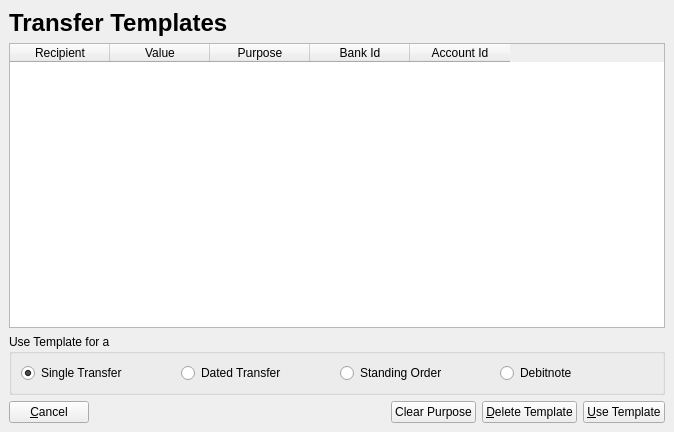
<ui version="4.0" >
 <class>GuiTransferTemplates</class>
 <widget class="QWidget" name="GuiTransferTemplates" >
  <property name="geometry" >
   <rect>
    <x>0</x>
    <y>0</y>
    <width>674</width>
    <height>432</height>
   </rect>
  </property>
  <property name="windowTitle" >
   <string>Transfer Templates</string>
  </property>
  <layout class="QVBoxLayout" >
   <property name="spacing" >
    <number>6</number>
   </property>
   <property name="margin" >
    <number>9</number>
   </property>
   <item>
    <widget class="QLabel" name="textLabel1" >
     <property name="text" >
      <string>&lt;h1>Transfer Templates&lt;/h1></string>
     </property>
     <property name="wordWrap" >
      <bool>false</bool>
     </property>
     <property name="margin" >
      <number>2</number>
     </property>
    </widget>
   </item>
   <item>
    <widget class="QTableWidget" name="tableWidget" >
     <property name="selectionMode" >
      <enum>QAbstractItemView::SingleSelection</enum>
     </property>
     <property name="selectionBehavior" >
      <enum>QAbstractItemView::SelectRows</enum>
     </property>
     <column>
      <property name="text" >
       <string>Recipient</string>
      </property>
     </column>
     <column>
      <property name="text" >
       <string>Value</string>
      </property>
     </column>
     <column>
      <property name="text" >
       <string>Purpose</string>
      </property>
     </column>
     <column>
      <property name="text" >
       <string>Bank Id</string>
      </property>
     </column>
     <column>
      <property name="text" >
       <string>Account Id</string>
      </property>
     </column>
    </widget>
   </item>
   <item>
    <widget class="QGroupBox" name="groupBoxButtons" >
     <property name="focusPolicy" >
      <enum>Qt::TabFocus</enum>
     </property>
     <property name="title" >
      <string>Use Template for a</string>
     </property>
     <layout class="QHBoxLayout" >
      <property name="spacing" >
       <number>6</number>
      </property>
      <property name="margin" >
       <number>9</number>
      </property>
      <item>
       <widget class="QRadioButton" name="radioButtonSingleTransfer" >
        <property name="text" >
         <string>Single Transfer</string>
        </property>
        <property name="checked" >
         <bool>true</bool>
        </property>
       </widget>
      </item>
      <item>
       <widget class="QRadioButton" name="radioButtonDatedTransfer" >
        <property name="text" >
         <string>Dated Transfer</string>
        </property>
       </widget>
      </item>
      <item>
       <widget class="QRadioButton" name="radioButtonStandingOrder" >
        <property name="text" >
         <string>Standing Order</string>
        </property>
       </widget>
      </item>
      <item>
       <widget class="QRadioButton" name="radioButtonDebitNote" >
        <property name="text" >
         <string>Debitnote</string>
        </property>
       </widget>
      </item>
     </layout>
    </widget>
   </item>
   <item>
    <layout class="QHBoxLayout" >
     <property name="spacing" >
      <number>6</number>
     </property>
     <property name="margin" >
      <number>0</number>
     </property>
     <item>
      <widget class="QPushButton" name="buttonCancel" >
       <property name="text" >
        <string>&amp;Cancel</string>
       </property>
       <property name="shortcut" >
        <string>Alt+C</string>
       </property>
      </widget>
     </item>
     <item>
      <spacer>
       <property name="orientation" >
        <enum>Qt::Horizontal</enum>
       </property>
       <property name="sizeType" >
        <enum>QSizePolicy::Expanding</enum>
       </property>
       <property name="sizeHint" stdset="0" >
        <size>
         <width>1</width>
         <height>21</height>
        </size>
       </property>
      </spacer>
     </item>
     <item>
      <widget class="QPushButton" name="buttonClearPurpose" >
       <property name="text" >
        <string>Clear Purpose</string>
       </property>
      </widget>
     </item>
     <item>
      <widget class="QPushButton" name="buttonDelete" >
       <property name="text" >
        <string>&amp;Delete Template</string>
       </property>
       <property name="shortcut" >
        <string>Alt+D</string>
       </property>
      </widget>
     </item>
     <item>
      <widget class="QPushButton" name="buttonUse" >
       <property name="text" >
        <string>&amp;Use Template</string>
       </property>
       <property name="shortcut" >
        <string>Alt+U</string>
       </property>
      </widget>
     </item>
    </layout>
   </item>
  </layout>
 </widget>
 <layoutdefault spacing="6" margin="11" />
 <pixmapfunction>qPixmapFromMimeSource</pixmapfunction>
 <resources/>
 <connections/>
</ui>
